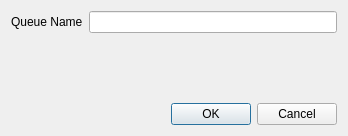
<?xml version="1.0" encoding="UTF-8"?>
<ui version="4.0">
 <class>NewTXTQueueDlgClass</class>
 <widget class="QDialog" name="NewTXTQueueDlgClass">
  <property name="geometry">
   <rect>
    <x>0</x>
    <y>0</y>
    <width>348</width>
    <height>136</height>
   </rect>
  </property>
  <property name="windowTitle">
   <string>NewTXTQueueDlg</string>
  </property>
  <layout class="QVBoxLayout" name="verticalLayout_2" stretch="0,1,0">
   <item>
    <layout class="QHBoxLayout" name="nameLayout">
     <item>
      <widget class="QLabel" name="nameLabel">
       <property name="text">
        <string>Queue Name</string>
       </property>
      </widget>
     </item>
     <item>
      <widget class="QLineEdit" name="nameLineEdit"/>
     </item>
    </layout>
   </item>
   <item>
    <layout class="QHBoxLayout" name="errorLayout" stretch="0,1">
     <item>
      <widget class="QLabel" name="errorPixmapLabel">
       <property name="text">
        <string/>
       </property>
      </widget>
     </item>
     <item>
      <widget class="QLabel" name="errorLabel">
       <property name="layoutDirection">
        <enum>Qt::LeftToRight</enum>
       </property>
       <property name="text">
        <string/>
       </property>
       <property name="textFormat">
        <enum>Qt::RichText</enum>
       </property>
      </widget>
     </item>
    </layout>
   </item>
   <item>
    <widget class="QDialogButtonBox" name="buttonBox">
     <property name="standardButtons">
      <set>QDialogButtonBox::Cancel|QDialogButtonBox::Ok</set>
     </property>
    </widget>
   </item>
  </layout>
 </widget>
 <layoutdefault spacing="6" margin="11"/>
 <resources>
  <include location="../../resources/icons.qrc"/>
 </resources>
 <connections>
  <connection>
   <sender>buttonBox</sender>
   <signal>rejected()</signal>
   <receiver>NewTXTQueueDlgClass</receiver>
   <slot>reject()</slot>
   <hints>
    <hint type="sourcelabel">
     <x>164</x>
     <y>81</y>
    </hint>
    <hint type="destinationlabel">
     <x>164</x>
     <y>51</y>
    </hint>
   </hints>
  </connection>
  <connection>
   <sender>buttonBox</sender>
   <signal>accepted()</signal>
   <receiver>NewTXTQueueDlgClass</receiver>
   <slot>accept()</slot>
   <hints>
    <hint type="sourcelabel">
     <x>164</x>
     <y>81</y>
    </hint>
    <hint type="destinationlabel">
     <x>164</x>
     <y>51</y>
    </hint>
   </hints>
  </connection>
 </connections>
</ui>
